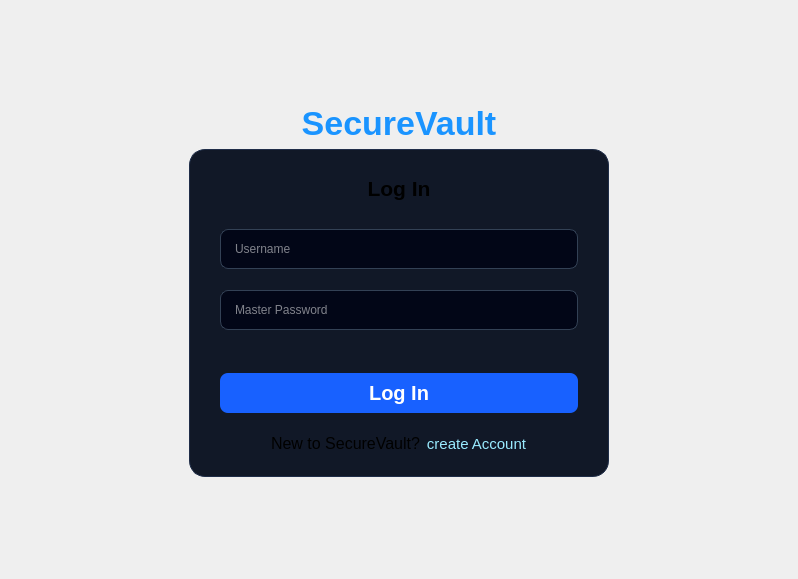
<?xml version="1.0" encoding="UTF-8"?>
<ui version="4.0">
 <class>LoginPage</class>
 <widget class="QWidget" name="LoginPage">
  <property name="geometry">
   <rect>
    <x>0</x>
    <y>0</y>
    <width>798</width>
    <height>579</height>
   </rect>
  </property>
  <property name="windowTitle">
   <string>LoginPage</string>
  </property>
  <property name="styleSheet">
   <string notr="true">#loginLabel {
	padding: 5px 7px;
}

QLineEdit {
    background-color: rgb(2, 6, 23);
    color: white;
    border: 1px solid rgb(51, 65, 85);
    border-radius: 8px;
    padding: 8px 12px;
}
QLineEdit:focus {
    border: 1px solid rgb(10, 94, 221);
}

#loginButton {
    background-color: rgb(24, 97, 255);
    color: white;
	font-size: 20px;
    font-weight: bold;
	border-radius: 8px;
}
#loginButton:hover {
    background-color: rgb(59, 130, 246);
}

#createAccountButton {
    background: transparent;
    border: none;
    padding: 0;
    color: rgb(153, 235, 255);   
    font-weight: normal;
}

#createAccountButton:hover {
    text-decoration: underline;
}

#createAccountButton:pressed {
    color: #005a9e;
}

#loginCard {
    background-color: rgb(17, 24, 39);
    border-radius: 16px;
	border: 1px solid rgb(31, 45, 72);
}

QLabel#appName{
font-size: 34px;
color: rgb(26, 148, 255);
font-weight: bold;
}</string>
  </property>
  <layout class="QGridLayout" name="gridLayout_2">
   <item row="1" column="2">
    <spacer name="horizontalSpacer_2">
     <property name="orientation">
      <enum>Qt::Orientation::Horizontal</enum>
     </property>
     <property name="sizeHint" stdset="0">
      <size>
       <width>40</width>
       <height>20</height>
      </size>
     </property>
    </spacer>
   </item>
   <item row="0" column="1">
    <spacer name="verticalSpacer_1">
     <property name="orientation">
      <enum>Qt::Orientation::Vertical</enum>
     </property>
     <property name="sizeHint" stdset="0">
      <size>
       <width>20</width>
       <height>40</height>
      </size>
     </property>
    </spacer>
   </item>
   <item row="1" column="1">
    <widget class="QWidget" name="widget" native="true">
     <layout class="QVBoxLayout" name="verticalLayout_2">
      <item>
       <widget class="QLabel" name="appName">
        <property name="minimumSize">
         <size>
          <width>70</width>
          <height>40</height>
         </size>
        </property>
        <property name="maximumSize">
         <size>
          <width>16777215</width>
          <height>50</height>
         </size>
        </property>
        <property name="font">
         <font>
          <pointsize>-1</pointsize>
          <bold>true</bold>
          <underline>false</underline>
         </font>
        </property>
        <property name="styleSheet">
         <string notr="true"/>
        </property>
        <property name="text">
         <string>SecureVault</string>
        </property>
        <property name="alignment">
         <set>Qt::AlignmentFlag::AlignCenter</set>
        </property>
       </widget>
      </item>
      <item>
       <widget class="QWidget" name="loginCard" native="true">
        <property name="sizePolicy">
         <sizepolicy hsizetype="Fixed" vsizetype="Preferred">
          <horstretch>0</horstretch>
          <verstretch>0</verstretch>
         </sizepolicy>
        </property>
        <property name="minimumSize">
         <size>
          <width>420</width>
          <height>300</height>
         </size>
        </property>
        <property name="maximumSize">
         <size>
          <width>400</width>
          <height>400</height>
         </size>
        </property>
        <property name="autoFillBackground">
         <bool>false</bool>
        </property>
        <property name="styleSheet">
         <string notr="true"/>
        </property>
        <layout class="QVBoxLayout" name="verticalLayout_3">
         <item>
          <layout class="QVBoxLayout" name="loginCardLayout">
           <property name="spacing">
            <number>21</number>
           </property>
           <property name="leftMargin">
            <number>20</number>
           </property>
           <property name="topMargin">
            <number>8</number>
           </property>
           <property name="rightMargin">
            <number>20</number>
           </property>
           <property name="bottomMargin">
            <number>12</number>
           </property>
           <item>
            <widget class="QLabel" name="loginLabel">
             <property name="minimumSize">
              <size>
               <width>0</width>
               <height>40</height>
              </size>
             </property>
             <property name="font">
              <font>
               <pointsize>16</pointsize>
               <bold>true</bold>
              </font>
             </property>
             <property name="styleSheet">
              <string notr="true"/>
             </property>
             <property name="text">
              <string>Log In</string>
             </property>
             <property name="alignment">
              <set>Qt::AlignmentFlag::AlignCenter</set>
             </property>
            </widget>
           </item>
           <item>
            <widget class="QLineEdit" name="usernameLineEdit">
             <property name="minimumSize">
              <size>
               <width>60</width>
               <height>40</height>
              </size>
             </property>
             <property name="maximumSize">
              <size>
               <width>400</width>
               <height>40</height>
              </size>
             </property>
             <property name="styleSheet">
              <string notr="true"/>
             </property>
             <property name="placeholderText">
              <string>Username</string>
             </property>
            </widget>
           </item>
           <item>
            <widget class="QLineEdit" name="passwordLineEdit">
             <property name="minimumSize">
              <size>
               <width>60</width>
               <height>40</height>
              </size>
             </property>
             <property name="maximumSize">
              <size>
               <width>400</width>
               <height>40</height>
              </size>
             </property>
             <property name="styleSheet">
              <string notr="true"/>
             </property>
             <property name="echoMode">
              <enum>QLineEdit::EchoMode::Password</enum>
             </property>
             <property name="placeholderText">
              <string>Master Password</string>
             </property>
            </widget>
           </item>
           <item>
            <widget class="QLabel" name="messageLabel">
             <property name="maximumSize">
              <size>
               <width>320</width>
               <height>20</height>
              </size>
             </property>
             <property name="font">
              <font>
               <pointsize>-1</pointsize>
              </font>
             </property>
             <property name="styleSheet">
              <string notr="true">#errorLabel{
	color: #ff4d4f;
	font-size: 13px;
}</string>
             </property>
             <property name="text">
              <string/>
             </property>
            </widget>
           </item>
           <item>
            <widget class="QPushButton" name="loginButton">
             <property name="minimumSize">
              <size>
               <width>60</width>
               <height>40</height>
              </size>
             </property>
             <property name="maximumSize">
              <size>
               <width>400</width>
               <height>40</height>
              </size>
             </property>
             <property name="cursor">
              <cursorShape>PointingHandCursor</cursorShape>
             </property>
             <property name="styleSheet">
              <string notr="true"/>
             </property>
             <property name="text">
              <string>Log In</string>
             </property>
             <property name="checkable">
              <bool>false</bool>
             </property>
             <property name="flat">
              <bool>false</bool>
             </property>
            </widget>
           </item>
           <item>
            <layout class="QHBoxLayout" name="createAccountLayout">
             <item>
              <spacer name="horizontalSpacer_3">
               <property name="orientation">
                <enum>Qt::Orientation::Horizontal</enum>
               </property>
               <property name="sizeHint" stdset="0">
                <size>
                 <width>40</width>
                 <height>20</height>
                </size>
               </property>
              </spacer>
             </item>
             <item>
              <widget class="QLabel" name="createAccountLabel">
               <property name="maximumSize">
                <size>
                 <width>400</width>
                 <height>60</height>
                </size>
               </property>
               <property name="font">
                <font>
                 <pointsize>12</pointsize>
                </font>
               </property>
               <property name="text">
                <string>&lt;html&gt;&lt;head/&gt;&lt;body&gt;&lt;p&gt;New to SecureVault?&lt;/p&gt;&lt;/body&gt;&lt;/html&gt;</string>
               </property>
               <property name="alignment">
                <set>Qt::AlignmentFlag::AlignCenter</set>
               </property>
              </widget>
             </item>
             <item>
              <widget class="QPushButton" name="createAccountButton">
               <property name="font">
                <font>
                 <pointsize>11</pointsize>
                 <bold>false</bold>
                </font>
               </property>
               <property name="styleSheet">
                <string notr="true"/>
               </property>
               <property name="text">
                <string>create Account</string>
               </property>
              </widget>
             </item>
             <item>
              <spacer name="horizontalSpacer_4">
               <property name="orientation">
                <enum>Qt::Orientation::Horizontal</enum>
               </property>
               <property name="sizeHint" stdset="0">
                <size>
                 <width>40</width>
                 <height>20</height>
                </size>
               </property>
              </spacer>
             </item>
            </layout>
           </item>
          </layout>
         </item>
        </layout>
       </widget>
      </item>
     </layout>
    </widget>
   </item>
   <item row="1" column="0">
    <spacer name="horizontalSpacer_1">
     <property name="orientation">
      <enum>Qt::Orientation::Horizontal</enum>
     </property>
     <property name="sizeHint" stdset="0">
      <size>
       <width>40</width>
       <height>20</height>
      </size>
     </property>
    </spacer>
   </item>
   <item row="2" column="1">
    <spacer name="verticalSpacer_2">
     <property name="orientation">
      <enum>Qt::Orientation::Vertical</enum>
     </property>
     <property name="sizeHint" stdset="0">
      <size>
       <width>20</width>
       <height>40</height>
      </size>
     </property>
    </spacer>
   </item>
  </layout>
 </widget>
 <layoutdefault spacing="6" margin="11"/>
 <resources/>
 <connections/>
</ui>
